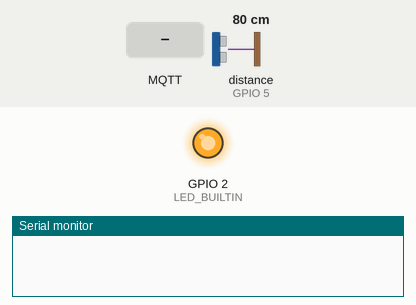
A sketch run on a simulated ESP8266 (NodeMCU). Parts: output pins drawn as LEDs (lit = HIGH, except the on-board LED, lit = LOW), the last lines printed to the serial monitor. Wiring (inferred from the names in the program): ultrasonic range finder: trigger GPIO 4; echo GPIO 5. Dashed ring = blinking. The inputs (shaded band) are chosen by the test bench; at power-on: distance to the obstacle (sensor on GPIO 5) 80 cm. The echo pulse lasts 58.3 µs per cm; WiFi joins after 1.5 s; servers stay silent unless stated; network time is answered at once with the bench clock; the local clock reads 2024-03-15 10:24:30 at power-on unless the sketch sets it; storage starts empty; no MQTT or app messages arrive unless stated; pins used as bus, display or sensor lines are not drawn.

Above: at 0.0 s.
At 6.79 s:
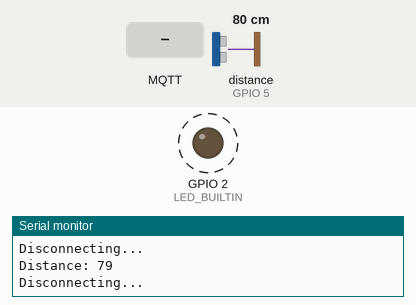
6.8 s: MQTT message "1" arrives on the first subscribed topic
9.8 s: MQTT message "on" arrives on the first subscribed topic
12.8 s: MQTT message "off" arrives on the first subscribed topic
Timing chart, 0 to 21.8 s (numbered marks = the images above; inputs shaded):
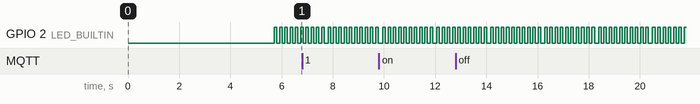

The sketch:

Connecting_to_AWS_IoT-Core.ino
```cpp
#include "FS.h"
#include <ESP8266WiFi.h>
#include <PubSubClient.h> //https://www.arduinolibraries.info/libraries/pub-sub-client
#include <NTPClient.h> //https://www.arduinolibraries.info/libraries/ntp-client
#include <WiFiUdp.h>

// Update these with values suitable for your network.

const char* ssid = "Your Wi-Fi name";
const char* password = "Your Wi-Fi Password";

WiFiUDP ntpUDP;
NTPClient timeClient(ntpUDP, "pool.ntp.org");

const char* AWS_endpoint = "Your AWS Endpoint"; //MQTT broker ip

void callback(char* topic, byte* payload, unsigned int length) {
  Serial.print("Message arrived [");
  Serial.print(topic);
  Serial.print("] ");
  for (int i = 0; i < length; i++) {
    Serial.print((char)payload[i]);
  }
  Serial.println();
}
WiFiClientSecure espClient;
PubSubClient client(AWS_endpoint, 8883, callback, espClient); //set MQTT port number to 8883 as per //standard
//============================================================================
#define BUFFER_LEN 256
long lastMsg = 0;
char msg[BUFFER_LEN];
int value = 0;
byte mac[6];
char mac_Id[18];

//defines variables for HC-SR04
const int trigPin = 4;
const int echoPin = 5;

long duration;
int distance;

//============================================================================

void setup_wifi() {

delay(10);
// We start by connecting to a WiFi network
espClient.setBufferSizes(512, 512);
Serial.println();
Serial.print("Connecting to ");
Serial.println(ssid);

WiFi.begin(ssid, password);

while (WiFi.status() != WL_CONNECTED) {
delay(500);
Serial.print(".");
}

Serial.println("");
Serial.println("WiFi connected");
Serial.println("IP address: ");
Serial.println(WiFi.localIP());

timeClient.begin();
while(!timeClient.update()){
timeClient.forceUpdate();
}

espClient.setX509Time(timeClient.getEpochTime());

  pinMode(trigPin, OUTPUT); //Sets the trigPin as an output
  pinMode(echoPin, INPUT); // Sets the echoPin as an Input
  Serial.begin(9600); // Starts the serial communication
}

void reconnect() {
// Loop until we're reconnected
while (!client.connected()) {
Serial.print("Attempting MQTT connection...");
// Attempt to connect
if (client.connect("ESPthing")) {
Serial.println("connected");
// Once connected, publish an announcement...
client.publish("outTopic", "hello world");
// ... and resubscribe
client.subscribe("inTopic");
} else {
Serial.print("failed, rc=");
Serial.print(client.state());
Serial.println(" try again in 5 seconds");

char buf[256];
espClient.getLastSSLError(buf,256);
Serial.print("WiFiClientSecure SSL error: ");
Serial.println(buf);

// Wait 5 seconds before retrying
delay(5000);
}
}
}

void setup() {

Serial.begin(115200);
Serial.setDebugOutput(true);
// initialize digital pin LED_BUILTIN as an output.
pinMode(LED_BUILTIN, OUTPUT);
setup_wifi();
delay(1000);
if (!SPIFFS.begin()) {
Serial.println("Failed to mount file system");
return;
}

Serial.print("Heap: "); Serial.println(ESP.getFreeHeap());

// Load certificate file
  File cert = SPIFFS.open("/cert.crt", "r"); //replace cert.crt with your uploaded file name
  if (!cert)
  {
    Serial.println("Failed to open cert file");
  }
  else
    Serial.println("Success to open cert file");

  delay(1000);

  if (espClient.loadCertificate(cert)) // add the thing certificate to the client
    Serial.println("cert loaded");
  else
    Serial.println("cert not loaded");

  // Load private key file
  File private_key = SPIFFS.open("/private.der", "r"); //replace private with your uploaded file name
  if (!private_key)
  {
    Serial.println("Failed to open private cert file");
  }
  else
    Serial.println("Success to open private cert file");

  delay(1000);

  if (espClient.loadPrivateKey(private_key))  // add the private key to the client
    Serial.println("private key loaded");
  else
    Serial.println("private key not loaded");

  // Load CA file
  File ca = SPIFFS.open("/ca.der", "r"); //replace ca with your uploaded file name
  if (!ca)
  {
    Serial.println("Failed to open ca ");
  }
  else
    Serial.println("Success to open ca");

  delay(1000);

  if (espClient.loadCACert(ca))   // add the AWS root certificate to the client
    Serial.println("ca loaded");
  else
    Serial.println("ca failed");

  Serial.print("Heap: "); Serial.println(ESP.getFreeHeap());


//===========================================================================
WiFi.macAddress(mac);
snprintf(mac_Id, sizeof(mac_Id), "%02x:%02x:%02x:%02x:%02x:%02x",
mac[0], mac[1], mac[2], mac[3], mac[4], mac[5]);
Serial.print(mac_Id);
//============================================================================

}

void loop() {

if (!client.connected()) {
reconnect();
}
client.loop();

// Clears the trigPin
  digitalWrite(trigPin, LOW);
  delayMicroseconds(2);

  // Sets the trigPin on HIGH state for 10 micro seconds
  digitalWrite(trigPin, HIGH);
  delayMicroseconds(10);
  digitalWrite(trigPin, LOW);

  // Reads the echoPin, returns the sound wave travel time in microseconds
  duration = pulseIn(echoPin, HIGH);

  // Calculating the distance
  distance= duration*0.034/2;

  // Prints the distance on the Serial Monitor
  Serial.print("Distance: ");
  Serial.println(distance);
  //client.println("Distance: ");
  //client.println(distance);
  //client.print("cm");

  Serial.println("Disconnecting...");

long now = millis();
if (now - lastMsg > 2000) {
lastMsg = now;
//============================================================================
String macIdStr = mac_Id;
//uint8_t randomNumber = random(20, 50);
//String randomString = String(random(0xffff), HEX);
snprintf (msg, BUFFER_LEN, "{\"mac_Id\" : \"%s\", \"distance\" : %d }", macIdStr.c_str(), distance);

Serial.print("Publish message: ");
Serial.println(msg);
//mqttClient.publish("outTopic", msg);
client.publish("outTopic", msg);
//=============================================================================
Serial.print("Heap: "); Serial.println(ESP.getFreeHeap()); //Low heap can cause problems
}
digitalWrite(LED_BUILTIN, HIGH); // turn the LED on (HIGH is the voltage level)
delay(100); // wait for a second
digitalWrite(LED_BUILTIN, LOW); // turn the LED off by making the voltage LOW
delay(100); // wait for a second
}
```

Measured:
- by itself, GPIO 2 (LED_BUILTIN): alternates HIGH for 0.10 s and LOW for 0.11 s
